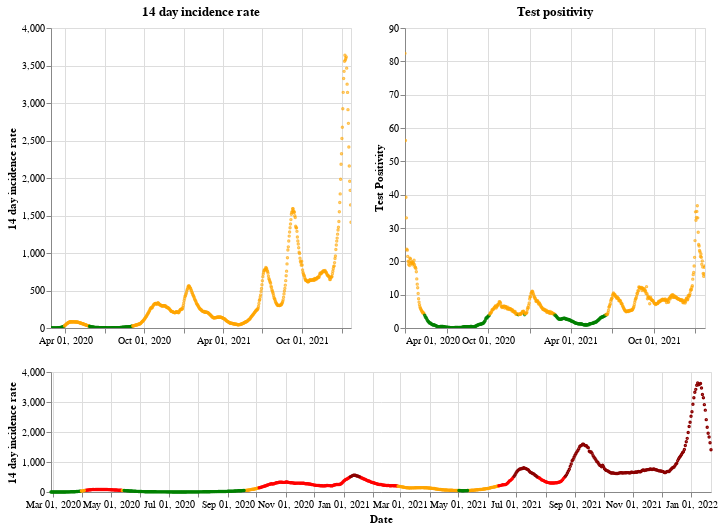

Notebook code cell kept with this figure:
### Markdown cell above
## Scotland

### Code cell
plot_traffic_light('Scotland')

### Figure 1 — Vega-Lite specification as saved in the notebook (floating-point values rounded to 4 significant figures; data arrays with more than 128 entries replaced by an {"elided": "..."} marker saying what was removed)
{"config": {"view": {"continuousWidth": 400, "continuousHeight": 300}}, "vconcat": [{"hconcat": [{"mark": {"type": "point", "size": 2}, "encoding": {"color": {"condition": {"value": "green", "test": "(datum.twoWeeklyCasesRate <= 25)"}, "value": "orange"}, "tooltip": [{"type": "nominal", "field": "areaName"}, {"type": "temporal", "field": "date"}, {"type": "quantitative", "field": "twoWeeklyCasesRate"}, {"type": "quantitative", "field": "testPositivity"}], "x": {"type": "temporal", "axis": {"title": ""}, "field": "date", "scale": {"domain": {"selection": "DateBrush"}}, "timeUnit": "yearmonthdate"}, "y": {"type": "quantitative", "axis": {"title": "14 day incidence rate"}, "field": "twoWeeklyCasesRate"}}, "title": "14 day incidence rate", "width": 300}, {"mark": {"type": "point", "size": 2}, "encoding": {"color": {"condition": {"value": "green", "test": "(datum.testPositivity <= 4)"}, "value": "orange"}, "tooltip": [{"type": "nominal", "field": "areaName"}, {"type": "temporal", "field": "date"}, {"type": "quantitative", "field": "twoWeeklyCasesRate"}, {"type": "quantitative", "field": "testPositivity"}], "x": {"type": "temporal", "axis": {"title": ""}, "field": "date", "scale": {"domain": {"selection": "DateBrush"}}, "timeUnit": "yearmonthdate"}, "y": {"type": "quantitative", "axis": {"title": "Test Positivity"}, "field": "testPositivity"}}, "title": "Test positivity", "width": 300}]}, {"layer": [{"mark": {"type": "point", "size": 2}, "encoding": {"color": {"condition": {"value": "orange", "test": "(((datum.testPositivity < 4) && (datum.twoWeeklyCasesRate >= 50)) && (datum.twoWeeklyCasesRate < 200))"}, "value": "red"}, "opacity": {"condition": {"value": 1, "test": "((datum.twoWeeklyCasesRate >= 50) && (datum.twoWeeklyCasesRate < 500))"}, "value": 0}, "tooltip": [{"type": "nominal", "field": "areaName"}, {"type": "temporal", "field": "date"}, {"type": "quantitative", "field": "twoWeeklyCasesRate"}, {"type": "quantitative", "field": "testPositivity"}], "x": {"type": "temporal", "axis": {"title": "Date"}, "field": "date", "timeUnit": "yearmonthdate"}, "y": {"type": "quantitative", "axis": {"title": "14 day incidence rate"}, "field": "twoWeeklyCasesRate"}}, "selection": {"DateBrush": {"type": "interval", "encodings": ["x"], "fields": ["Time"]}}}, {"mark": {"type": "point", "size": 2}, "encoding": {"color": {"value": "darkred"}, "opacity": {"condition": {"value": 1, "test": "(datum.twoWeeklyCasesRate >= 500)"}, "value": 0}, "tooltip": [{"type": "nominal", "field": "areaName"}, {"type": "temporal", "field": "date"}, {"type": "quantitative", "field": "twoWeeklyCasesRate"}, {"type": "quantitative", "field": "testPositivity"}], "x": {"type": "temporal", "axis": {"title": "Date"}, "field": "date", "timeUnit": "yearmonthdate"}, "y": {"type": "quantitative", "axis": {"title": "14 day incidence rate"}, "field": "twoWeeklyCasesRate"}}}, {"mark": {"type": "point", "size": 2}, "encoding": {"color": {"condition": {"value": "green", "test": "((datum.testPositivity < 4) && (datum.twoWeeklyCasesRate < 50))"}, "value": "orange"}, "opacity": {"condition": {"value": 1, "test": "(datum.twoWeeklyCasesRate < 50)"}, "value": 0}, "tooltip": [{"type": "nominal", "field": "areaName"}, {"type": "temporal", "field": "date"}, {"type": "quantitative", "field": "twoWeeklyCasesRate"}, {"type": "quantitative", "field": "testPositivity"}], "x": {"type": "temporal", "axis": {"title": "Date"}, "field": "date", "timeUnit": "yearmonthdate"}, "y": {"type": "quantitative", "axis": {"title": "14 day incidence rate"}, "field": "twoWeeklyCasesRate"}}}], "height": 120, "width": 660}], "data": {"name": "data-a22e93b0370112ae6588ec69df874509"}, "$schema": "https://vega.github.io/schema/vega-lite/v4.8.1.json", "datasets": {"data-a22e93b0370112ae6588ec69df874509": {"elided": "695 records"}}}
